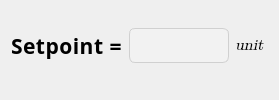
        <widget class="QFrame" name="frame">
         <property name="frameShape">
          <enum>QFrame::NoFrame</enum>
         </property>
         <property name="frameShadow">
          <enum>QFrame::Raised</enum>
         </property>
         <layout class="QHBoxLayout" name="horizontalLayout_4">
          <property name="bottomMargin">
           <number>20</number>
          </property>
          <item>
           <widget class="QLabel" name="label_2">
            <property name="maximumSize">
             <size>
              <width>115</width>
              <height>35</height>
             </size>
            </property>
            <property name="font">
             <font>
              <family>Montserrat</family>
              <pointsize>16</pointsize>
              <weight>75</weight>
              <bold>true</bold>
             </font>
            </property>
            <property name="styleSheet">
             <string notr="true">QLabel{
    font-size: 16pt;
    color: #000000;
    font-weight: 600;
    letter-spacing: 0.5px;
}</string>
            </property>
            <property name="text">
             <string>Setpoint =</string>
            </property>
           </widget>
          </item>
          <item>
           <widget class="QLineEdit" name="setpoint">
            <property name="maximumSize">
             <size>
              <width>100</width>
              <height>35</height>
             </size>
            </property>
            <property name="styleSheet">
             <string notr="true">QLineEdit {
    font-family: &quot;Poppins&quot;;
    font-size: 10pt;
    color: #333333;

    background-color: #F2F2F2;        /* abu-abu muda elegan */
    border: 1px solid #D0D0D0;        /* outline halus */
    border-radius: 6px;

    padding: 6px 8px;
    qproperty-alignment: 'AlignCenter';
}

QLineEdit:focus {
    background-color: #FFFFFF;
    border: 1px solid #A0A0A0;        /* highlight tipis saat fokus */
}</string>
            </property>
           </widget>
          </item>
          <item>
           <widget class="QLabel" name="unitLabel">
            <property name="maximumSize">
             <size>
              <width>16777215</width>
              <height>35</height>
             </size>
            </property>
            <property name="font">
             <font>
              <family>Cambria Math</family>
              <pointsize>12</pointsize>
              <italic>true</italic>
             </font>
            </property>
            <property name="text">
             <string>unit</string>
            </property>
           </widget>
          </item>
         </layout>
        </widget>
